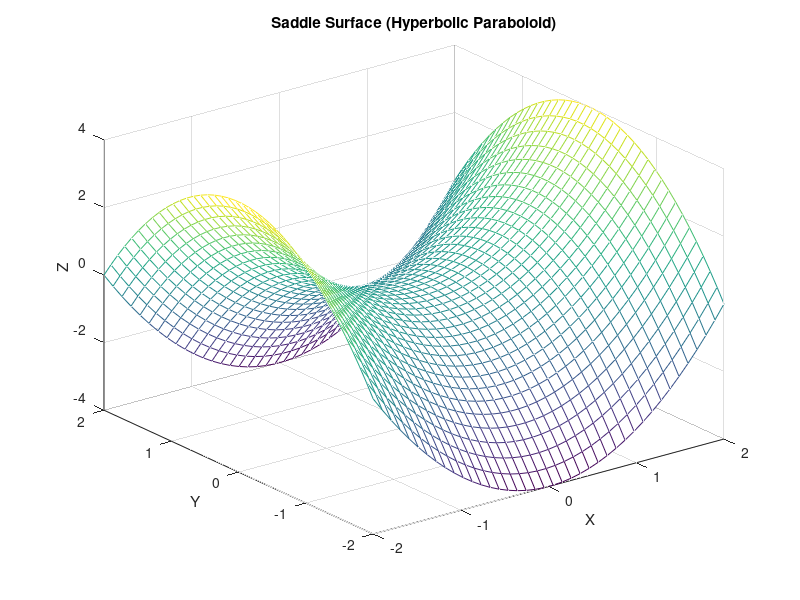

Write the MATLAB code that produced this figure.
% mesh - Mesh surface plot
% Demonstrates a wireframe mesh of a saddle surface

x = linspace(-2, 2, 40);
y = linspace(-2, 2, 40);
[X, Y] = meshgrid(x, y);
Z = X.^2 - Y.^2;

figure;
mesh(X, Y, Z);
title('Saddle Surface (Hyperbolic Paraboloid)');
xlabel('X');
ylabel('Y');
zlabel('Z');
